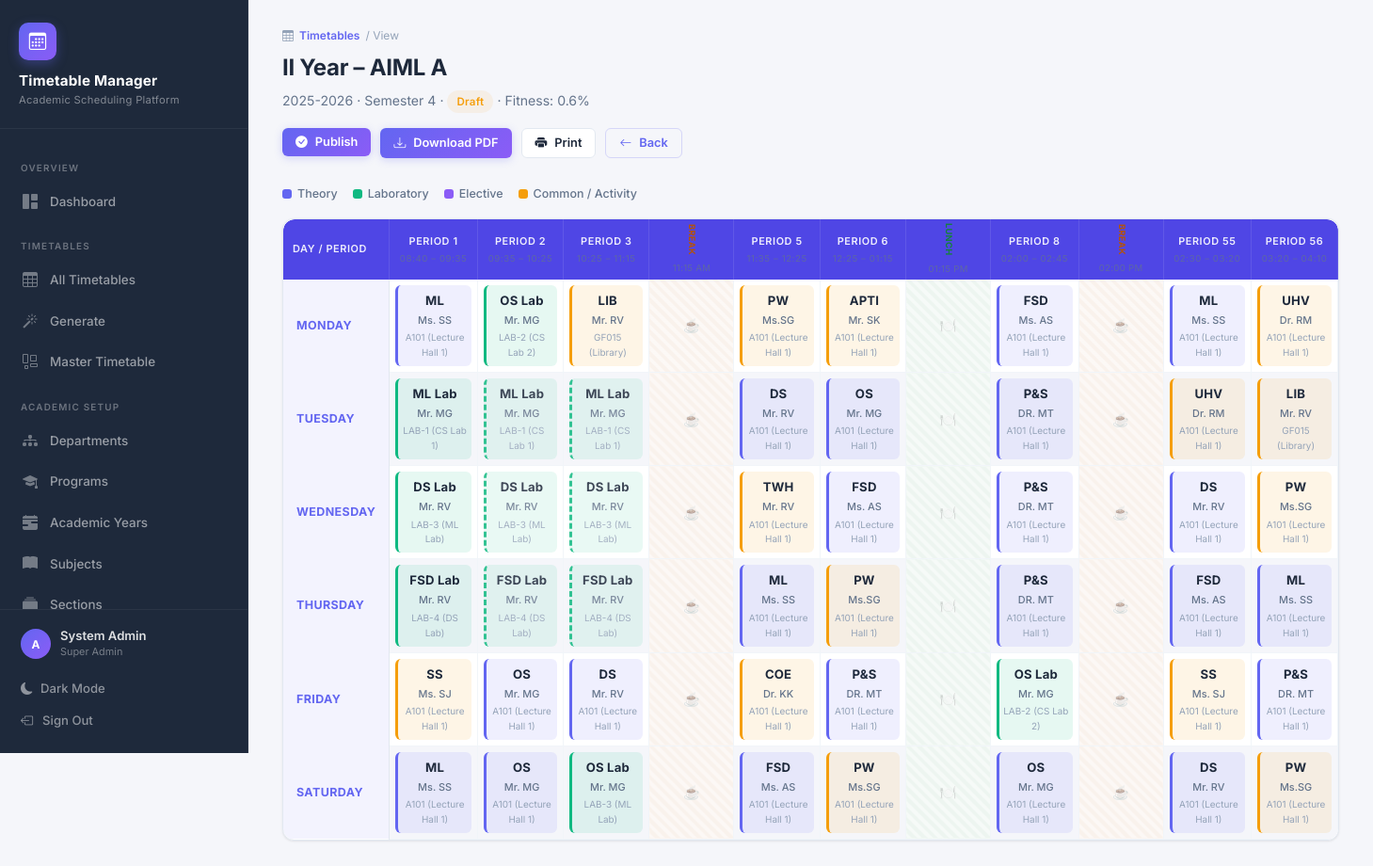
Page /timetables/70/ (signed in) on the committed database.
### TTS/SchedulerApp/models.py (models this page shows, shortened)
class Timetable(models.Model):
    section = models.ForeignKey(
        Section, on_delete=models.CASCADE, related_name='timetables',
        verbose_name='Section'
    )
    academic_year = models.ForeignKey(
        AcademicYear, on_delete=models.CASCADE, related_name='timetables',
        verbose_name='Academic Year'
    )
    status = models.CharField(
        max_length=10, choices=TIMETABLE_STATUS, default='DRAFT',
        verbose_name='Status'
    )
    generated_at = models.DateTimeField(
        auto_now_add=True, verbose_name='Generated At'
    )
    updated_at = models.DateTimeField(
        auto_now=True, verbose_name='Last Updated'
    )
    fitness_score = models.FloatField(
        default=0.0, verbose_name='Fitness Score',
        help_text='Quality score from genetic algorithm (1.0 = perfect)'
    )
    generations_run = models.PositiveIntegerField(
        default=0, verbose_name='Generations Run'
    )
    class Meta:
        ordering = ['-generated_at']
        verbose_name = 'Timetable'
        verbose_name_plural = 'Timetables'

class Section(models.Model):
    name = models.CharField(
        max_length=5, verbose_name='Section Name',
        help_text='e.g. A, B, C'
    )
    year_of_study = models.PositiveIntegerField(
        choices=YEAR_CHOICES, verbose_name='Year of Study'
    )
    semester = models.PositiveIntegerField(
        choices=SEMESTER_CHOICES, verbose_name='Semester'
    )
    department = models.ForeignKey(
        Department, on_delete=models.CASCADE, related_name='sections',
        verbose_name='Department'
    )
    program = models.ForeignKey(
        Program, on_delete=models.CASCADE, related_name='sections',
        verbose_name='Program'
    )
    academic_year = models.ForeignKey(
        AcademicYear, on_delete=models.CASCADE, related_name='sections',
        verbose_name='Academic Year'
    )
    strength = models.PositiveIntegerField(
        default=60, verbose_name='Student Strength'
    )
    class Meta:
        ordering = ['year_of_study', 'department', 'program', 'name']
        unique_together = [
            ('name', 'year_of_study', 'semester', 'program', 'academic_year')
        ]
        verbose_name = 'Section'
        verbose_name_plural = 'Sections'
    @property
    def label(self):
        year_label = self.get_year_of_study_display()
        return f'{year_label} – {self.program.code} {self.name}'

class Program(models.Model):
    department = models.ForeignKey(
        Department, on_delete=models.CASCADE, related_name='programs',
        verbose_name='Department'
    )
    name = models.CharField(
        max_length=100, verbose_name='Program Name',
        help_text='e.g. Artificial Intelligence & Machine Learning'
    )
    code = models.CharField(
        max_length=10, unique=True, verbose_name='Program Code',
        help_text='e.g. AIML'
    )
    duration_years = models.PositiveIntegerField(
        default=4, verbose_name='Duration (Years)',
        validators=[MinValueValidator(1), MaxValueValidator(6)]
    )
    class Meta:
        ordering = ['department', 'name']
        verbose_name = 'Program'
        verbose_name_plural = 'Programs'

class AcademicYear(models.Model):
    label = models.CharField(
        max_length=20, unique=True, verbose_name='Academic Year',
        help_text='e.g. 2025-2026'
    )
    start_date = models.DateField(verbose_name='Start Date')
    end_date = models.DateField(verbose_name='End Date')
    is_current = models.BooleanField(
        default=False, verbose_name='Current Year',
        help_text='Mark as the active academic year'
    )
    class Meta:
        ordering = ['-start_date']
        verbose_name = 'Academic Year'
        verbose_name_plural = 'Academic Years'

class Subject(models.Model):
    code = models.CharField(
        max_length=15, unique=True, verbose_name='Subject Code',
        help_text='e.g. CS3491'
    )
    name = models.CharField(
        max_length=120, verbose_name='Subject Name',
        help_text='Full name, e.g. Machine Learning'
    )
    short_name = models.CharField(
        max_length=15, verbose_name='Short Name',
        help_text='Abbreviation for timetable cells, e.g. ML'
    )
    subject_type = models.CharField(
        max_length=10, choices=SUBJECT_TYPES, default='THEORY',
        verbose_name='Subject Type'
    )
    credits = models.PositiveIntegerField(
        default=3, verbose_name='Credits',
        validators=[MinValueValidator(0), MaxValueValidator(10)]
    )
    weekly_hours = models.PositiveIntegerField(
        default=4, verbose_name='Weekly Hours',
        help_text='Total weekly contact hours'
    )
    max_students = models.PositiveIntegerField(
        default=60, verbose_name='Maximum Students'
    )
    lab_duration_slots = models.PositiveIntegerField(
        default=1, verbose_name='Lab Duration (Slots)',
        help_text='Number of consecutive slots for lab sessions (1 for theory)',
        validators=[MinValueValidator(1), MaxValueValidator(4)]
    )
    class Meta:
        ordering = ['code']
        verbose_name = 'Subject'
        verbose_name_plural = 'Subjects'

class Faculty(models.Model):
    faculty_id = models.CharField(
        max_length=20, unique=True, verbose_name='Faculty ID',
        help_text='e.g. CSE001'
    )
    first_name = models.CharField(max_length=50, verbose_name='First Name')
    last_name = models.CharField(
        max_length=50, blank=True, verbose_name='Last Name'
    )
    initials = models.CharField(
        max_length=10, blank=True, verbose_name='Initials',
        help_text='e.g. Dr. RK'
    )
    email = models.EmailField(blank=True, verbose_name='Email')
    department = models.ForeignKey(
        Department, on_delete=models.SET_NULL, null=True, blank=True,
        related_name='faculty_members', verbose_name='Department'
    )
    designation = models.CharField(
        max_length=15, choices=DESIGNATION_CHOICES,
        default='ASST_PROF', verbose_name='Designation'
    )
    class Meta:
        ordering = ['department', 'last_name', 'first_name']
        verbose_name = 'Faculty'
        verbose_name_plural = 'Faculty Members'
    @property
    def display_name(self):
        if self.initials:
            return self.initials
        return self.full_name

### TTS/SchedulerApp/views.py (the view)
# urls.py: path('timetables/<int:pk>/', views.timetable_view, name='timetable_view'),
@login_required
def timetable_view(request, pk):
    timetable = get_object_or_404(
        Timetable.objects.select_related(
            'section__program', 'section__department', 'academic_year'
        ),
        pk=pk
    )
    entries = TimetableEntry.objects.filter(
        timetable=timetable
    ).select_related(
        'course_offering__subject', 'time_slot', 'room', 'faculty'
    ).order_by('time_slot__day', 'time_slot__slot_number')
    grid = _build_timetable_grid(entries)
    days = [d for d in DAYS_OF_WEEK if d[0] in grid]
    slots = TimeSlot.objects.values(
        'slot_number', 'start_time', 'end_time', 'slot_type'
    ).distinct().order_by('slot_number')
    seen = set()
    unique_slots = []
    for s in slots:
        if s['slot_number'] not in seen:
            seen.add(s['slot_number'])
            unique_slots.append(s)
    return render(request, 'timetable_view.html', {
        'timetable': timetable,
        'entries': entries,
        'grid': grid,
        'days': days,
        'slots': unique_slots,
    })

### TTS/SchedulerApp/models.py (called while the page is built)
    def __str__(self):
        label = f'{self.number}'
        if self.name:
            label += f' ({self.name})'
        return label

    @property
    def is_super_admin(self):
        return self.role == 'SUPER_ADMIN'

    @property
    def can_manage_timetable(self):
        return self.role in ('SUPER_ADMIN', 'TIMETABLE_ADMIN', 'HOD')

### TTS/SchedulerApp/templatetags/index.py (called while the page is built)
@register.simple_tag
def timetable_cell(grid, day, slot_number):
    try:
        return grid.get(day, {}).get(int(slot_number), None)
    except (TypeError, ValueError):
        return None

@register.filter
def percentage(value):
    try:
        return f'{float(value) * 100:.1f}%'
    except (TypeError, ValueError):
        return '0%'

    def render(self, context):
        path = context['request'].path
        for p in self.patterns:
            try:
                pValue = template.Variable(p).resolve(context)
                if path == pValue:
                    return 'active'
            except template.VariableDoesNotExist:
                pass
        return ''

### TTS/templates/timetable_view.html (shortened to what this page needs)
{% extends 'base.html' %}
{% load index %}
{% block content %}
<div class="page-header">
  <div class="page-breadcrumb">
    <i class="bi bi-table"></i>
    <span>Timetables</span> / View
  </div>
  <h2>{{ timetable.section.label }}</h2>
  <p>
    {{ timetable.academic_year.label }} ·
    Semester {{ timetable.section.semester }} ·
    <span class="badge badge-{{ timetable.status|lower }}">{{ timetable.get_status_display }}</span>
    · Fitness: {{ timetable.fitness_score|percentage }}
  </p>
  <div class="page-header-actions">
    {% if can_manage %}
    <form method="post" action="{% url 'timetable_publish' timetable.pk %}" style="display:inline;">
      {% if timetable.status == 'DRAFT' %}
      <button type="submit" class="btn btn-primary btn-sm">
        <i class="bi bi-check-circle-fill"></i> Publish
      </button>
      {% elif timetable.status == 'PUBLISHED' %}
      <input type="hidden" name="action" value="archive">
      <button type="submit" class="btn btn-secondary btn-sm">
        <i class="bi bi-archive-fill"></i> Archive
      </button>
      {% endif %}
    </form>
    {% endif %}
    <a href="{% url 'timetable_download' timetable.pk %}?format=html" target="_blank" class="btn btn-primary btn-sm">
      <i class="bi bi-download"></i> Download PDF
    </a>
    <button onclick="window.print()" class="btn btn-secondary btn-sm">
      <i class="bi bi-printer-fill"></i> Print
    </button>
    <a href="{% url 'timetable_list' %}" class="btn btn-outline btn-sm">
      <i class="bi bi-arrow-left"></i> Back
    </a>
  </div>
</div>
<div class="legend">
  <div class="legend-item"><div class="legend-dot theory"></div> Theory</div>
  <div class="legend-item"><div class="legend-dot lab"></div> Laboratory</div>
  <div class="legend-item"><div class="legend-dot elective"></div> Elective</div>
  <div class="legend-item"><div class="legend-dot common"></div> Common / Activity</div>
</div>
<div class="card" style="padding: 0; overflow: hidden;">
  <div class="table-wrap">
    <table class="timetable-grid">
      <thead>
        <tr>
          <th>Day / Period</th>
          {% for slot in slots %}
            {% if slot.slot_type == 'BREAK' %}
            <th class="break-col"><span class="break-label">Break</span><span class="slot-time">{{ slot.start_time|time:"h:i A" }}</span></th>
            {% elif slot.slot_type == 'LUNCH' %}
            <th class="lunch-col"><span class="break-label">Lunch</span><span class="slot-time">{{ slot.start_time|time:"h:i A" }}</span></th>
            {% else %}
            <th>
              Period {{ slot.slot_number }}
              <span class="slot-time">{{ slot.start_time|time:"h:i" }} – {{ slot.end_time|time:"h:i" }}</span>
            </th>
            {% endif %}
          {% endfor %}
        </tr>
      </thead>
      <tbody>
        {% for day in days %}
        <tr>
          <th>{{ day.1 }}</th>
          {% for slot in slots %}
            {% if slot.slot_type == 'BREAK' %}
            <td class="break-cell"><div class="break-marker">☕</div></td>
            {% elif slot.slot_type == 'LUNCH' %}
            <td class="lunch-cell"><div class="break-marker">🍽️</div></td>
            {% else %}
            <td>
              {% timetable_cell grid day.0 slot.slot_number as cell %}
              {% if cell %}
              <div class="tt-cell {{ cell.subject_type|lower }}{% if cell.is_continuation %} continuation{% endif %}">
                <span class="tt-subject">{{ cell.subject_short }}</span>
                <span class="tt-faculty">{{ cell.faculty_name }}</span>
                <span class="tt-room">{{ cell.room }}</span>
              </div>
              {% else %}
              <span class="tt-empty">—</span>
              {% endif %}
            </td>
            {% endif %}
          {% endfor %}
        </tr>
        {% endfor %}
      </tbody>
    </table>
  </div>
</div>
{% endblock %}

### TTS/templates/base.html (shortened to what this page needs)
{% load static %}
{% load index %}
{% url 'dashboard' as dashboard_url %}
{% url 'department_list' as dept_url %}
{% url 'program_list' as prog_url %}
{% url 'academic_year_list' as ay_url %}
{% url 'room_list' as room_url %}
{% url 'timeslot_list' as slot_url %}
{% url 'faculty_list' as fac_url %}
{% url 'subject_list' as subj_url %}
{% url 'section_list' as sec_url %}
{% url 'offering_list' as offer_url %}
{% url 'timetable_list' as tt_url %}
{% url 'timetable_generate' as gen_url %}
{% url 'master_timetable' as master_url %}
{% url 'user_list' as user_url %}
<!DOCTYPE html>
<html lang="en" data-theme="light">
<head>
  <link rel="stylesheet" href="https://cdn.jsdelivr.net/npm/bootstrap-icons@1.11.3/font/bootstrap-icons.min.css">
  <link rel="stylesheet" type="text/css" href="{% static 'CSS/style.css' %}">
</head>
<body>
  <aside class="sidebar" id="sidebar">
    <div class="sidebar-brand">
      <div class="brand-icon">
        <i class="bi bi-calendar3"></i>
      </div>
      <h1>Timetable Manager</h1>
      <span>Academic Scheduling Platform</span>
    </div>
    <nav class="sidebar-nav">
      <div class="nav-section-label">Overview</div>
      <a href="{{ dashboard_url }}" class="{% active request dashboard_url %}">
        <i class="bi bi-grid-1x2-fill"></i>
        Dashboard
      </a>
      {% if user.is_authenticated %}
      <div class="nav-section-label">Timetables</div>
      <a href="{{ tt_url }}" class="{% active request tt_url %}">
        <i class="bi bi-table"></i>
        All Timetables
      </a>
      {% if can_manage %}
      <a href="{{ gen_url }}" class="{% active request gen_url %}">
        <i class="bi bi-magic"></i>
        Generate
      </a>
      <a href="{{ master_url }}" class="{% active request master_url %}">
        <i class="bi bi-layout-wtf"></i>
        Master Timetable
      </a>
      {% endif %}
      <div class="nav-section-label">Academic Setup</div>
      {% if is_admin %}
      <a href="{{ dept_url }}" class="{% active request dept_url %}">
        <i class="bi bi-diagram-3-fill"></i>
        Departments
      </a>
      <a href="{{ prog_url }}" class="{% active request prog_url %}">
        <i class="bi bi-mortarboard-fill"></i>
        Programs
      </a>
      <a href="{{ ay_url }}" class="{% active request ay_url %}">
        <i class="bi bi-calendar-range-fill"></i>
        Academic Years
      </a>
      {% endif %}
      {% if can_manage %}
      <a href="{{ subj_url }}" class="{% active request subj_url %}">
        <i class="bi bi-book-fill"></i>
        Subjects
      </a>
      <a href="{{ sec_url }}" class="{% active request sec_url %}">
        <i class="bi bi-collection-fill"></i>
        Sections
      </a>
      {% endif %}
      {% endif %}
    </nav>
    <div class="sidebar-footer">
      {% if user.is_authenticated %}
      <div class="user-info">
        <div class="user-avatar">{{ user.username|make_list|first|upper }}</div>
        <div>
          <div class="user-name">{{ user.get_full_name|default:user.username }}</div>
          <div class="user-role">{{ user_role_display }}</div>
        </div>
      </div>
      <button class="theme-toggle" id="themeToggle">
        <i class="bi bi-moon-fill"></i>
        <span>Dark Mode</span>
      </button>
      <a href="{% url 'logout' %}">
        <i class="bi bi-box-arrow-left"></i>
        Sign Out
      </a>
      {% endif %}
    </div>
  </aside>
  <main class="main-content">
    {% block content %}
    {% endblock %}
  </main>
</body>
</html>

### rows in the picture
Timetable: section.label "II Year – AIML A", academic_year.label "2025-2026", section.semester "4", status "Draft", fitness_score|percentage "0.6%"
Subject: subject_short "ML" "ML" "ML" "ML" "ML"
Faculty: faculty_name "Ms. SS" "Ms. SS" "Ms. SS" "Ms. SS" "Ms. SS"
Subject: subject_short "OS Lab" "OS Lab" "OS Lab"
Faculty: faculty_name "Mr. MG" "Mr. MG" "Mr. MG" "Mr. MG" "Mr. MG" "Mr. MG" "Mr. MG" "Mr. MG" "Mr. MG" "Mr. MG"
Subject: subject_short "LIB" "LIB"
Faculty: faculty_name "Mr. RV" "Mr. RV" "Mr. RV" "Mr. RV" "Mr. RV" "Mr. RV" "Mr. RV" "Mr. RV" "Mr. RV" "Mr. RV" "Mr. RV" "Mr. RV" "Mr. RV"
Subject: subject_short "PW" "PW" "PW" "PW" "PW"
Faculty: faculty_name "Ms.SG" "Ms.SG" "Ms.SG" "Ms.SG" "Ms.SG"
Subject: subject_short "APTI"
Faculty: faculty_name "Mr. SK"
Subject: subject_short "FSD" "FSD" "FSD" "FSD"
Faculty: faculty_name "Ms. AS" "Ms. AS" "Ms. AS" "Ms. AS"
Subject: subject_short "UHV" "UHV"
Faculty: faculty_name "Dr. RM" "Dr. RM"
Subject: subject_short "ML Lab" "ML Lab" "ML Lab"
Subject: subject_short "DS" "DS" "DS" "DS"
Subject: subject_short "OS" "OS" "OS" "OS"
Subject: subject_short "P&S" "P&S" "P&S" "P&S" "P&S"
Faculty: faculty_name "DR. MT" "DR. MT" "DR. MT" "DR. MT" "DR. MT"
Subject: subject_short "DS Lab" "DS Lab" "DS Lab"
Subject: subject_short "TWH"
Subject: subject_short "FSD Lab" "FSD Lab" "FSD Lab"
Subject: subject_short "SS" "SS"
Faculty: faculty_name "Ms. SJ" "Ms. SJ"
Subject: subject_short "COE"
Faculty: faculty_name "Dr. KK"

### other values in the picture
{{ user.username|make_list|first|upper }} "A"
{{ user.get_full_name|default:user.username }} "System Admin"
{{ user_role_display }} "Super Admin"
{{ slot.slot_number }} "1" "2" "3" "5" "6" "8" "55" "56"
{{ day.1 }} "MONDAY" "TUESDAY" "WEDNESDAY" "THURSDAY" "FRIDAY" "SATURDAY"
{{ cell.room }} "A101 (Lecture Hall 1)" "LAB-2 (CS Lab 2)" "GF015 (Library)" "A101 (Lecture Hall 1)" "A101 (Lecture Hall 1)" "A101 (Lecture Hall 1)" "A101 (Lecture Hall 1)" "A101 (Lecture Hall 1)" "LAB-1 (CS Lab 1)" "LAB-1 (CS Lab 1)" "LAB-1 (CS Lab 1)" "A101 (Lecture Hall 1)" "A101 (Lecture Hall 1)" "A101 (Lecture Hall 1)" "A101 (Lecture Hall 1)" "GF015 (Library)" "LAB-3 (ML Lab)" "LAB-3 (ML Lab)" "LAB-3 (ML Lab)" "A101 (Lecture Hall 1)" "A101 (Lecture Hall 1)" "A101 (Lecture Hall 1)" "A101 (Lecture Hall 1)" "A101 (Lecture Hall 1)" "LAB-4 (DS Lab)" "LAB-4 (DS Lab)" "LAB-4 (DS Lab)" "A101 (Lecture Hall 1)" "A101 (Lecture Hall 1)" "A101 (Lecture Hall 1)" "A101 (Lecture Hall 1)" "A101 (Lecture Hall 1)" "A101 (Lecture Hall 1)" "A101 (Lecture Hall 1)" "A101 (Lecture Hall 1)" "A101 (Lecture Hall 1)" "A101 (Lecture Hall 1)" "LAB-2 (CS Lab 2)" "A101 (Lecture Hall 1)" "A101 (Lecture Hall 1)" "A101 (Lecture Hall 1)" "A101 (Lecture Hall 1)" "LAB-3 (ML Lab)" "A101 (Lecture Hall 1)" "A101 (Lecture Hall 1)" "A101 (Lecture Hall 1)" "A101 (Lecture Hall 1)" "A101 (Lecture Hall 1)"
